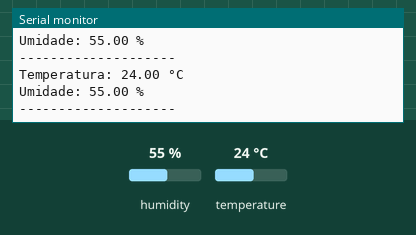
Bench run of a sketch on a simulated ESP32. Shown: the last lines printed to the serial monitor. Inputs (shaded band) come from the test bench; at power-on: humidity 55 %, temperature 24 °C.

Above: at 2.8 s.
2.9 s: humidity set to 22 %
At 4.6 s:
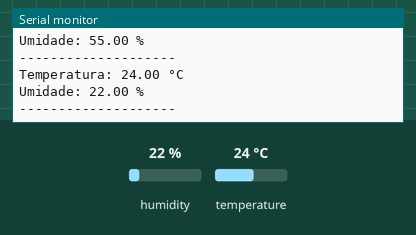
5.6 s: temperature set to 12 °C
At 7.5 s:
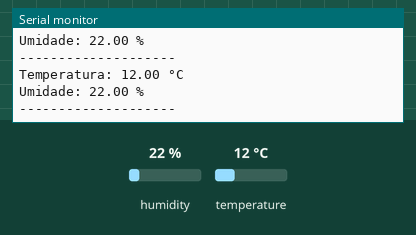
8.3 s: humidity set to 40 %
At 11.0 s:
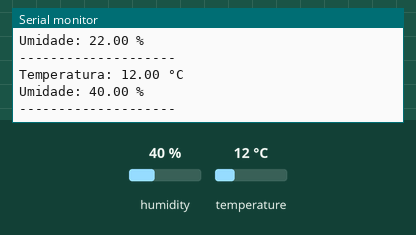
Timing chart, 0 to 12.5 s (numbered marks = the images above; inputs shaded):
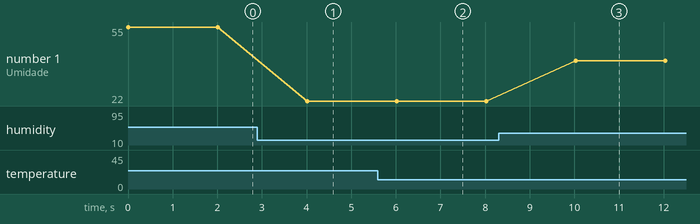

The sketch:

sketch.ino
```cpp
#include "DHT.h"

#define DHTPIN 21
#define DHTTYPE DHT22

DHT dht(DHTPIN, DHTTYPE);

void setup() {
  Serial.begin(115200);

  dht.begin();

  Serial.println("Sistema iniciado!");
}

void loop() {
  float temperatura = dht.readTemperature();
  float umidade = dht.readHumidity();

  if (isnan(temperatura) || isnan(umidade)) {
    Serial.println("Erro ao ler o DHT22!");
    delay(2000);
    return;
  }

  Serial.print("Temperatura: ");
  Serial.print(temperatura);
  Serial.println(" °C");

  Serial.print("Umidade: ");
  Serial.print(umidade);
  Serial.println(" %");

  Serial.println("--------------------");

  delay(2000);
}
```

main.cpp
```cpp
#include <Arduino.h>

#define BUZZER 21

void setup() {
    Serial.begin(115200);
    pinMode(BUZZER, OUTPUT);

    Serial.println("TESTE BUZZER GPIO 21");

    tone(BUZZER, 1000);
}

void loop() {
}
```

Measured:
- after the input at 2.9 s, the serial monitor: prints a new line after 1.1 s (image 1)
- after the input at 5.6 s, the serial monitor: prints a new line after 0.42 s (image 2)
- after the input at 8.3 s, the serial monitor: prints a new line after 1.7 s (image 3)
- plotted number 1: 55 → 22 after the input at 2.9 s, 22 → 40 after the input at 8.3 s
